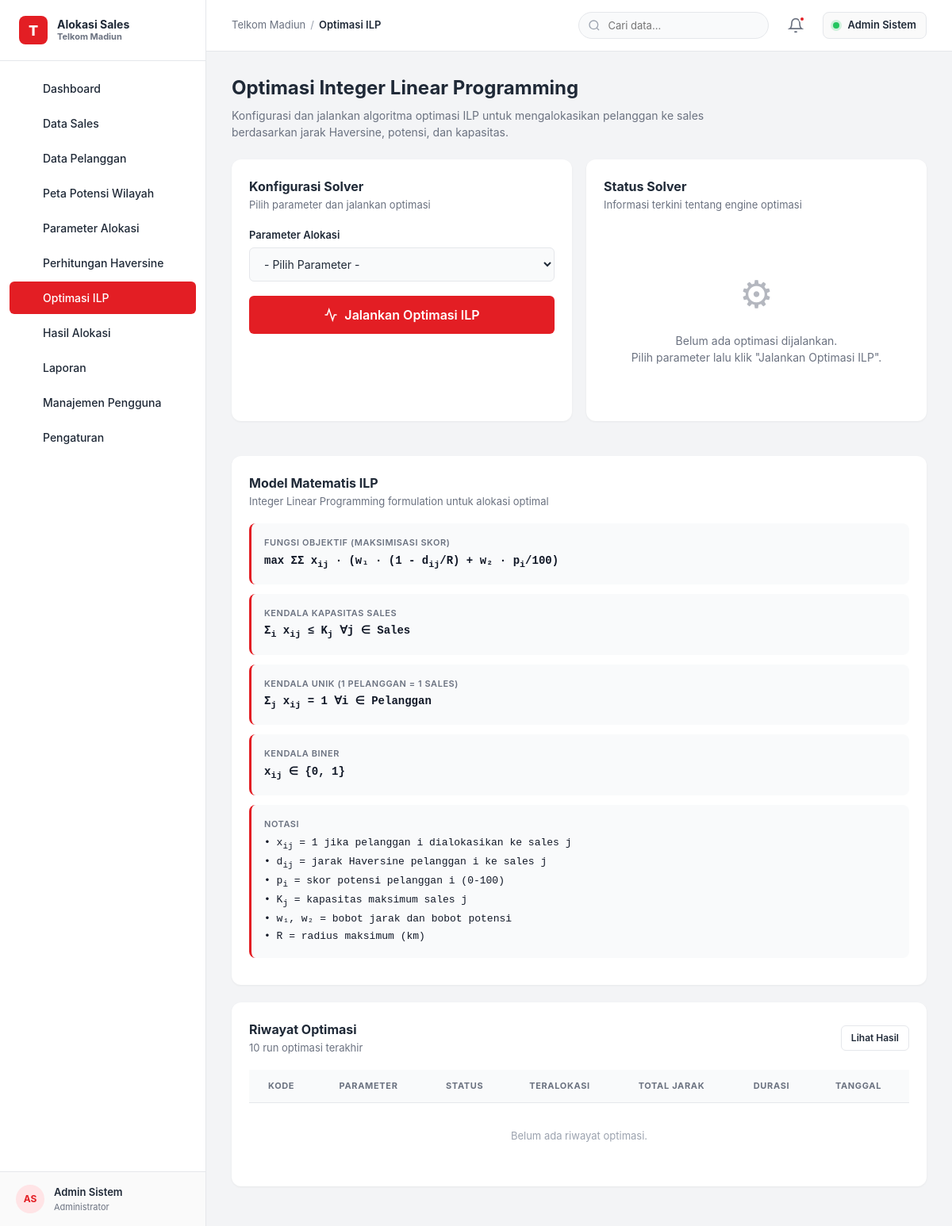
/optimasi_ilp.php (signed in), run on the app's committed database.
### tables this page shows
CREATE TABLE users (
    id INT AUTO_INCREMENT PRIMARY KEY,
    nama VARCHAR(120) NOT NULL,
    email VARCHAR(120) NOT NULL UNIQUE,
    password VARCHAR(255) NOT NULL,
    peran ENUM('Administrator','Manajer','Operator') NOT NULL DEFAULT 'Operator',
    telepon VARCHAR(30),
    status ENUM('Aktif','Nonaktif') NOT NULL DEFAULT 'Aktif',
    created_at TIMESTAMP DEFAULT CURRENT_TIMESTAMP,
    updated_at TIMESTAMP DEFAULT CURRENT_TIMESTAMP ON UPDATE CURRENT_TIMESTAMP
);

### config.php (called while the page is built, shortened)
<?php
function db() {
    static $pdo = null;
    if ($pdo === null) {
        $dsn = "mysql:host=" . DB_HOST . ";dbname=" . DB_NAME . ";charset=" . DB_CHARSET;
        try {
            $pdo = new PDO($dsn, DB_USER, DB_PASS, [
                PDO::ATTR_ERRMODE => PDO::ERRMODE_EXCEPTION,
                PDO::ATTR_DEFAULT_FETCH_MODE => PDO::FETCH_ASSOC,
                PDO::ATTR_EMULATE_PREPARES => false,
            ]);
        } catch (PDOException $e) {
            die("Koneksi database gagal: " . $e->getMessage() . "<br><br>Pastikan:<br>1. MySQL/MariaDB berjalan<br>2. Database <code>sales_territory</code> sudah diimport dari <code>database/schema.sql</code>");
        }
    }
    return $pdo;
}
function current_user() {
    $stmt = db()->prepare("SELECT * FROM users WHERE id = ?");
    $stmt->execute([$_SESSION['user_id']]);
    return $stmt->fetch();
}
function e($v) {
    return htmlspecialchars($v ?? '', ENT_QUOTES, 'UTF-8');
}
function initials($name) {
    $parts = explode(' ', trim($name));
    $out = '';
    foreach (array_slice($parts, 0, 2) as $p) $out .= strtoupper(substr($p, 0, 1));
    return $out ?: '?';
}

### optimasi_ilp.php (the view, shortened to what this page needs)
<?php
require_once 'config.php';
$pageTitle = 'Optimasi ILP';
$current_page = 'ilp';
$pdo = db();
$latest_run = $pdo->query("
    SELECT r.*, p.nama AS param_nama
    FROM optimasi_run r
    LEFT JOIN parameter_alokasi p ON p.id = r.parameter_id
    ORDER BY r.created_at DESC LIMIT 1
")->fetch();
$all_runs = $pdo->query("
    SELECT r.*, p.nama AS param_nama
    FROM optimasi_run r
    LEFT JOIN parameter_alokasi p ON p.id = r.parameter_id
    ORDER BY r.created_at DESC LIMIT 10
")->fetchAll();
include 'includes/header.php';
?>
<div class="page-header">
    <div class="page-title">
        <h2>Optimasi Integer Linear Programming</h2>
        <p>Konfigurasi dan jalankan algoritma optimasi ILP untuk mengalokasikan pelanggan ke sales berdasarkan jarak Haversine, potensi, dan kapasitas.</p>
    </div>
</div>
<div class="charts-grid">
    <div class="card">
        <div class="card-header">
            <div>
                <div class="card-title">Konfigurasi Solver</div>
                <div class="card-subtitle">Pilih parameter dan jalankan optimasi</div>
            </div>
        </div>
        <form method="POST" action="">
            <div class="form-group">
                <label>Parameter Alokasi</label>
                <select class="form-control" name="parameter_id" required>
                    <option value="">- Pilih Parameter -</option>
                </select>
            </div>
            <button type="submit" name="run_optimization" value="1" class="btn btn-primary btn-block btn-lg" onclick="return confirm('Jalankan optimasi? Ini akan mengalokasikan ulang seluruh pelanggan.')">
                <svg width="18" height="18" viewBox="0 0 24 24" fill="none" stroke="currentColor" stroke-width="2"><polyline points="22 12 18 12 15 21 9 3 6 12 2 12"/></svg>
                Jalankan Optimasi ILP
            </button>
        </form>
    </div>
    <div class="card">
        <div class="card-header">
            <div>
                <div class="card-title">Status Solver</div>
                <div class="card-subtitle">Informasi terkini tentang engine optimasi</div>
            </div>
        </div>
        <?php if ($latest_run): ?>
        <div style="margin-bottom: 16px;">
            <div style="display:flex;justify-content:space-between;margin-bottom:6px;">
                <span style="font-size:13px;color:#6B7280;">Progress Alokasi</span>
                <span style="font-size:13px;font-weight:600;"><?= (int)$latest_run['total_teralokasi'] ?>/<?= (int)$latest_run['total_pelanggan'] ?></span>
            </div>
            <div class="progress-bar <?= $latest_run['total_teralokasi'] == $latest_run['total_pelanggan'] ? 'green' : '' ?>">
                <div class="progress-fill" style="width: <?= $latest_run['total_pelanggan'] > 0 ? ($latest_run['total_teralokasi'] / $latest_run['total_pelanggan'] * 100) : 0 ?>%"></div>
            </div>
        </div>
        <div class="kpi-row" style="grid-template-columns:1fr 1fr;">
            <div class="kpi-box">
                <div class="kpi-label">Total Jarak</div>
                <div class="kpi-value"><?= format_number($latest_run['total_jarak'], 2) ?> km</div>
            </div>
            <div class="kpi-box">
                <div class="kpi-label">Durasi</div>
                <div class="kpi-value"><?= (int)$latest_run['durasi_ms'] ?> ms</div>
            </div>
        </div>
        <?php else: ?>
        <div class="empty-state">
            <div class="empty-icon">⚙</div>
            <p>Belum ada optimasi dijalankan.<br>Pilih parameter lalu klik "Jalankan Optimasi ILP".</p>
        </div>
        <?php endif; ?>
    </div>
</div>
<div class="card">
    <div class="card-header">
        <div>
            <div class="card-title">Model Matematis ILP</div>
            <div class="card-subtitle">Integer Linear Programming formulation untuk alokasi optimal</div>
        </div>
    </div>
    <div class="formula-block">
        <div class="formula-label">Fungsi Objektif (Maksimisasi Skor)</div>
        <div class="formula-text">max ΣΣ x<sub>ij</sub> · (w₁ · (1 - d<sub>ij</sub>/R) + w₂ · p<sub>i</sub>/100)</div>
    </div>
    <div class="formula-block">
        <div class="formula-label">Kendala Kapasitas Sales</div>
        <div class="formula-text">Σ<sub>i</sub> x<sub>ij</sub> ≤ K<sub>j</sub>     ∀j ∈ Sales</div>
    </div>
    <div class="formula-block">
        <div class="formula-label">Kendala Unik (1 pelanggan = 1 sales)</div>
        <div class="formula-text">Σ<sub>j</sub> x<sub>ij</sub> = 1     ∀i ∈ Pelanggan</div>
    </div>
    <div class="formula-block">
        <div class="formula-label">Kendala Biner</div>
        <div class="formula-text">x<sub>ij</sub> ∈ {0, 1}</div>
    </div>
    <div class="formula-block">
        <div class="formula-label">Notasi</div>
        <div class="formula-text" style="font-weight:400;font-size:13px;line-height:1.7;">
            • x<sub>ij</sub> = 1 jika pelanggan i dialokasikan ke sales j<br>
            • d<sub>ij</sub> = jarak Haversine pelanggan i ke sales j<br>
            • p<sub>i</sub> = skor potensi pelanggan i (0-100)<br>
            • K<sub>j</sub> = kapasitas maksimum sales j<br>
            • w₁, w₂ = bobot jarak dan bobot potensi<br>
            • R = radius maksimum (km)
        </div>
    </div>
</div>
<div class="card">
    <div class="card-header">
        <div>
            <div class="card-title">Riwayat Optimasi</div>
            <div class="card-subtitle">10 run optimasi terakhir</div>
        </div>
        <a href="hasil_alokasi.php" class="btn btn-outline btn-sm">Lihat Hasil</a>
    </div>
    <div class="table-wrap">
        <table class="data-table">
            <thead>
                <tr>
                    <th>Kode</th>
                    <th>Parameter</th>
                    <th>Status</th>
                    <th class="text-right">Teralokasi</th>
                    <th class="text-right">Total Jarak</th>
                    <th class="text-right">Durasi</th>
                    <th>Tanggal</th>
                </tr>
            </thead>
            <tbody>
                <?php if (empty($all_runs)): ?>
                <tr><td colspan="7" style="text-align:center;padding:32px;color:#9CA3AF;">Belum ada riwayat optimasi.</td></tr>
                <?php else: foreach ($all_runs as $r): ?>
                <tr>
                    <td><strong><?= e($r['kode']) ?></strong></td>
                    <td><?= e($r['param_nama'] ?: '-') ?></td>
                    <td><span class="badge badge-<?= $r['status']==='Selesai'?'green':($r['status']==='Berjalan'?'yellow':'red') ?>"><?= e($r['status']) ?></span></td>
                    <td class="text-right"><?= (int)$r['total_teralokasi'] ?>/<?= (int)$r['total_pelanggan'] ?></td>
                    <td class="text-right"><?= format_number($r['total_jarak'], 2) ?> km</td>
                    <td class="text-right"><?= (int)$r['durasi_ms'] ?> ms</td>
                    <td><?= format_date($r['created_at']) ?></td>
                </tr>
                <?php endforeach; endif; ?>
            </tbody>
        </table>
    </div>
</div>
<?php include 'includes/footer.php'; ?>

### includes/header.php (shortened to what this page needs)
<?php
if (!function_exists('nav_icon_svg')) {
    function nav_icon_svg($name) {
        return $icons[$name] ?? $icons['dashboard'];
    }
}
$navItems = [
    ['key' => 'dashboard',  'label' => 'Dashboard',              'url' => 'dashboard.php',           'icon' => 'dashboard'],
    ['key' => 'sales',      'label' => 'Data Sales',             'url' => 'data_sales.php',          'icon' => 'sales'],
    ['key' => 'pelanggan',  'label' => 'Data Pelanggan',         'url' => 'data_pelanggan.php',      'icon' => 'pelanggan'],
    ['key' => 'peta',       'label' => 'Peta Potensi Wilayah',  'url' => 'peta_potensi.php',        'icon' => 'map'],
    ['key' => 'param',      'label' => 'Parameter Alokasi',      'url' => 'parameter_alokasi.php',   'icon' => 'param'],
    ['key' => 'haversine',  'label' => 'Perhitungan Haversine',  'url' => 'perhitungan_haversine.php','icon' => 'haversine'],
    ['key' => 'ilp',        'label' => 'Optimasi ILP',           'url' => 'optimasi_ilp.php',        'icon' => 'ilp'],
    ['key' => 'hasil',      'label' => 'Hasil Alokasi',          'url' => 'hasil_alokasi.php',       'icon' => 'hasil'],
    ['key' => 'laporan',    'label' => 'Laporan',                'url' => 'laporan.php',             'icon' => 'laporan'],
    ['key' => 'users',      'label' => 'Manajemen Pengguna',    'url' => 'manajemen_pengguna.php',  'icon' => 'users'],
    ['key' => 'settings',   'label' => 'Pengaturan',             'url' => 'pengaturan.php',          'icon' => 'settings'],
];
$user = current_user();
$initials = $user ? initials($user['nama']) : 'AD';
$unread = 3;
?><!DOCTYPE html>
<html lang="id">
<head>
    <link rel="stylesheet" href="assets/css/style.css">
    <link rel="stylesheet" href="https://unpkg.com/leaflet@1.9.4/dist/leaflet.css">
    <link rel="stylesheet" href="https://cdn.jsdelivr.net/npm/chart.js@4.4.0/dist/chart.min.css">
</head>
<body>
<div class="app-layout">
    <aside class="sidebar" id="sidebar">
        <div class="sidebar-brand">
            <div class="logo-icon">T</div>
            <div class="brand-text">
                <h1>Alokasi Sales</h1>
                <p>Telkom Madiun</p>
            </div>
        </div>
        <nav class="nav-menu">
            <?php foreach ($navItems as $item): ?>
                <a href="<?= $item['url'] ?>" class="nav-item <?= ($current_page ?? '') === $item['key'] ? 'active' : '' ?>">
                    <span class="nav-icon"><?= nav_icon_svg($item['icon']) ?></span>
                    <?= e($item['label']) ?>
                </a>
            <?php endforeach; ?>
        </nav>
        <div class="user-profile">
            <div class="avatar-sm"><?= e($initials) ?></div>
            <div class="user-info">
                <h4><?= e($user['nama'] ?? 'Guest') ?></h4>
                <p><?= e($user['peran'] ?? '-') ?></p>
            </div>
            <a href="logout.php" class="icon-btn" title="Keluar" style="width:32px;height:32px;margin-left:auto;">
            </a>
        </div>
    </aside>
    <div class="main-area">
        <header class="app-header">
            <div class="breadcrumb">
                <span>Telkom Madiun</span>
                <span class="sep">/</span>
                <span class="current"><?= e($pageTitle ?? 'Dashboard') ?></span>
            </div>
            <div class="header-right">
                <div class="search-box">
                    <svg class="search-icon" viewBox="0 0 24 24" fill="none" stroke="currentColor" stroke-width="2"><circle cx="11" cy="11" r="8"/><line x1="21" y1="21" x2="16.65" y2="16.65"/></svg>
                    <input type="text" placeholder="Cari data..." id="globalSearch">
                </div>
                <button class="icon-btn" title="Notifikasi">
                    <svg viewBox="0 0 24 24" width="20" height="20" fill="none" stroke="currentColor" stroke-width="2"><path d="M18 8A6 6 0 0 0 6 8c0 7-3 9-3 9h18s-3-2-3-9"/><path d="M13.73 21a2 2 0 0 1-3.46 0"/></svg>
                    <?php if ($unread): ?><span class="badge-dot"></span><?php endif; ?>
                </button>
                <div class="admin-badge">
                    <span class="status-dot"></span>
                    <span><?= e($user['nama'] ?? 'Admin') ?></span>
                </div>
            </div>
        </header>
        <main class="page-body">

### data on the page
users: nama "AS", nama "Admin Sistem", peran "Administrator"

### other printed values
$item['label'] "Dashboard"
$item['label'] "Data Sales"
$item['label'] "Data Pelanggan"
$item['label'] "Peta Potensi Wilayah"
$item['label'] "Parameter Alokasi"
$item['label'] "Perhitungan Haversine"
$item['label'] "Optimasi ILP"
$item['label'] "Hasil Alokasi"
$item['label'] "Laporan"
$item['label'] "Manajemen Pengguna"
$item['label'] "Pengaturan"
$pageTitle "Optimasi ILP"
